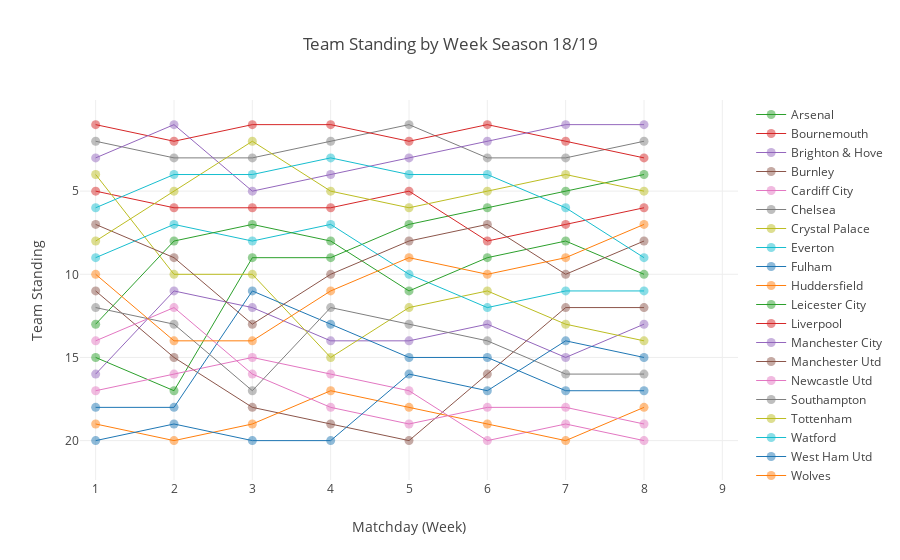

Notebook code for this chart:
### Code cell
teams = sorted(set(matchday['Team']))
additional_trace = go.Scatter(x=[15], y=[21], marker=dict(color='white'), showlegend=False, hoverinfo='none')
additional_trace2 = go.Scatter(x=[15], y=[0.9], marker=dict(color='white'), showlegend=False, hoverinfo='none')

data = [additional_trace, additional_trace2]
for team in teams:
    team_data = dict(
            x = matchday.loc[matchday['Team'] == team, 'Matchday'],
            y = matchday.loc[matchday['Team'] == team, 'Rank'],
            name = team,
            mode = 'lines+markers',
            text = matchday.loc[matchday['Team'] == team, 'Team'] + '<br>' +
                'Rank: ' + matchday.loc[matchday['Team'] == team, 'Rank'].apply(str),
            marker = dict(
                    size = 9,
                    opacity = 0.5),
            line = dict(width=1.0),
            type = 'scatter',
            hoverinfo = 'text',
        )
    data.append(team_data)

    
layout = go.Layout(
    title = 'Team Standing by Week Season 18/19',
    yaxis = dict(
        title ='Team Standing',
        range = [0.5, 20.5],
        autorange = 'reversed',
        zeroline = False,
        tickvals = [5, 10, 15, 20]
    ),
    xaxis = dict(
        title = 'Matchday (Week)',
        range = [.8, 9.2],
        
    ),
    hovermode = 'closest',
    legend = dict(traceorder = 'grouped')

)

fig = go.Figure(data = data, layout = layout)
iplot(fig)

### Figure 1 — Plotly figure (JSON) as saved in the notebook; plotly's stock layout.template omitted (floating-point values rounded to 4 significant figures)
{"data": [{"hoverinfo": "none", "marker": {"color": "white"}, "showlegend": false, "type": "scatter", "uid": "688c73ae-d4cf-11e8-ba78-acde48001122", "x": [15], "y": [21]}, {"hoverinfo": "none", "marker": {"color": "white"}, "showlegend": false, "type": "scatter", "uid": "688c7502-d4cf-11e8-b89b-acde48001122", "x": [15], "y": [0.9]}, {"hoverinfo": "text", "line": {"width": 1}, "marker": {"opacity": 0.5, "size": 9}, "mode": "lines+markers", "name": "Arsenal", "text": ["Arsenal<br>Rank: 15", "Arsenal<br>Rank: 17", "Arsenal<br>Rank: 9", "Arsenal<br>Rank: 9", "Arsenal<br>Rank: 7", "Arsenal<br>Rank: 6", "Arsenal<br>Rank: 5", "Arsenal<br>Rank: 4"], "type": "scatter", "uid": "688c75b6-d4cf-11e8-a66e-acde48001122", "x": [1, 2, 3, 4, 5, 6, 7, 8], "y": [15, 17, 9, 9, 7, 6, 5, 4]}, {"hoverinfo": "text", "line": {"width": 1}, "marker": {"opacity": 0.5, "size": 9}, "mode": "lines+markers", "name": "Bournemouth", "text": ["Bournemouth<br>Rank: 5", "Bournemouth<br>Rank: 6", "Bournemouth<br>Rank: 6", "Bournemouth<br>Rank: 6", "Bournemouth<br>Rank: 5", "Bournemouth<br>Rank: 8", "Bournemouth<br>Rank: 7", "Bournemouth<br>Rank: 6"], "type": "scatter", "uid": "688c764c-d4cf-11e8-82d4-acde48001122", "x": [1, 2, 3, 4, 5, 6, 7, 8], "y": [5, 6, 6, 6, 5, 8, 7, 6]}, {"hoverinfo": "text", "line": {"width": 1}, "marker": {"opacity": 0.5, "size": 9}, "mode": "lines+markers", "name": "Brighton & Hove", "text": ["Brighton & Hove<br>Rank: 16", "Brighton & Hove<br>Rank: 11", "Brighton & Hove<br>Rank: 12", "Brighton & Hove<br>Rank: 14", "Brighton & Hove<br>Rank: 14", "Brighton & Hove<br>Rank: 13", "Brighton & Hove<br>Rank: 15", "Brighton & Hove<br>Rank: 13"], "type": "scatter", "uid": "688c76d8-d4cf-11e8-afe4-acde48001122", "x": [1, 2, 3, 4, 5, 6, 7, 8], "y": [16, 11, 12, 14, 14, 13, 15, 13]}, {"hoverinfo": "text", "line": {"width": 1}, "marker": {"opacity": 0.5, "size": 9}, "mode": "lines+markers", "name": "Burnley", "text": ["Burnley<br>Rank: 11", "Burnley<br>Rank: 15", "Burnley<br>Rank: 18", "Burnley<br>Rank: 19", "Burnley<br>Rank: 20", "Burnley<br>Rank: 16", "Burnley<br>Rank: 12", "Burnley<br>Rank: 12"], "type": "scatter", "uid": "688c7764-d4cf-11e8-8df2-acde48001122", "x": [1, 2, 3, 4, 5, 6, 7, 8], "y": [11, 15, 18, 19, 20, 16, 12, 12]}, {"hoverinfo": "text", "line": {"width": 1}, "marker": {"opacity": 0.5, "size": 9}, "mode": "lines+markers", "name": "Cardiff City", "text": ["Cardiff City<br>Rank: 17", "Cardiff City<br>Rank: 16", "Cardiff City<br>Rank: 15", "Cardiff City<br>Rank: 16", "Cardiff City<br>Rank: 17", "Cardiff City<br>Rank: 20", "Cardiff City<br>Rank: 19", "Cardiff City<br>Rank: 20"], "type": "scatter", "uid": "688c77e6-d4cf-11e8-a345-acde48001122", "x": [1, 2, 3, 4, 5, 6, 7, 8], "y": [17, 16, 15, 16, 17, 20, 19, 20]}, {"hoverinfo": "text", "line": {"width": 1}, "marker": {"opacity": 0.5, "size": 9}, "mode": "lines+markers", "name": "Chelsea", "text": ["Chelsea<br>Rank: 2", "Chelsea<br>Rank: 3", "Chelsea<br>Rank: 3", "Chelsea<br>Rank: 2", "Chelsea<br>Rank: 1", "Chelsea<br>Rank: 3", "Chelsea<br>Rank: 3", "Chelsea<br>Rank: 2"], "type": "scatter", "uid": "688c7868-d4cf-11e8-8be4-acde48001122", "x": [1, 2, 3, 4, 5, 6, 7, 8], "y": [2, 3, 3, 2, 1, 3, 3, 2]}, {"hoverinfo": "text", "line": {"width": 1}, "marker": {"opacity": 0.5, "size": 9}, "mode": "lines+markers", "name": "Crystal Palace", "text": ["Crystal Palace<br>Rank: 4", "Crystal Palace<br>Rank: 10", "Crystal Palace<br>Rank: 10", "Crystal Palace<br>Rank: 15", "Crystal Palace<br>Rank: 12", "Crystal Palace<br>Rank: 11", "Crystal Palace<br>Rank: 13", "Crystal Palace<br>Rank: 14"], "type": "scatter", "uid": "688c78e8-d4cf-11e8-892d-acde48001122", "x": [1, 2, 3, 4, 5, 6, 7, 8], "y": [4, 10, 10, 15, 12, 11, 13, 14]}, {"hoverinfo": "text", "line": {"width": 1}, "marker": {"opacity": 0.5, "size": 9}, "mode": "lines+markers", "name": "Everton", "text": ["Everton<br>Rank: 9", "Everton<br>Rank: 7", "Everton<br>Rank: 8", "Everton<br>Rank: 7", "Everton<br>Rank: 10", "Everton<br>Rank: 12", "Everton<br>Rank: 11", "Everton<br>Rank: 11"], "type": "scatter", "uid": "688c7976-d4cf-11e8-9d96-acde48001122", "x": [1, 2, 3, 4, 5, 6, 7, 8], "y": [9, 7, 8, 7, 10, 12, 11, 11]}, {"hoverinfo": "text", "line": {"width": 1}, "marker": {"opacity": 0.5, "size": 9}, "mode": "lines+markers", "name": "Fulham", "text": ["Fulham<br>Rank: 18", "Fulham<br>Rank: 18", "Fulham<br>Rank: 11", "Fulham<br>Rank: 13", "Fulham<br>Rank: 15", "Fulham<br>Rank: 15", "Fulham<br>Rank: 17", "Fulham<br>Rank: 17"], "type": "scatter", "uid": "688c79f8-d4cf-11e8-8ed9-acde48001122", "x": [1, 2, 3, 4, 5, 6, 7, 8], "y": [18, 18, 11, 13, 15, 15, 17, 17]}, {"hoverinfo": "text", "line": {"width": 1}, "marker": {"opacity": 0.5, "size": 9}, "mode": "lines+markers", "name": "Huddersfield", "text": ["Huddersfield<br>Rank: 19", "Huddersfield<br>Rank: 20", "Huddersfield<br>Rank: 19", "Huddersfield<br>Rank: 17", "Huddersfield<br>Rank: 18", "Huddersfield<br>Rank: 19", "Huddersfield<br>Rank: 20", "Huddersfield<br>Rank: 18"], "type": "scatter", "uid": "688c7a70-d4cf-11e8-845b-acde48001122", "x": [1, 2, 3, 4, 5, 6, 7, 8], "y": [19, 20, 19, 17, 18, 19, 20, 18]}, {"hoverinfo": "text", "line": {"width": 1}, "marker": {"opacity": 0.5, "size": 9}, "mode": "lines+markers", "name": "Leicester City", "text": ["Leicester City<br>Rank: 13", "Leicester City<br>Rank: 8", "Leicester City<br>Rank: 7", "Leicester City<br>Rank: 8", "Leicester City<br>Rank: 11", "Leicester City<br>Rank: 9", "Leicester City<br>Rank: 8", "Leicester City<br>Rank: 10"], "type": "scatter", "uid": "688c7af4-d4cf-11e8-8fc4-acde48001122", "x": [1, 2, 3, 4, 5, 6, 7, 8], "y": [13, 8, 7, 8, 11, 9, 8, 10]}, {"hoverinfo": "text", "line": {"width": 1}, "marker": {"opacity": 0.5, "size": 9}, "mode": "lines+markers", "name": "Liverpool", "text": ["Liverpool<br>Rank: 1", "Liverpool<br>Rank: 2", "Liverpool<br>Rank: 1", "Liverpool<br>Rank: 1", "Liverpool<br>Rank: 2", "Liverpool<br>Rank: 1", "Liverpool<br>Rank: 2", "Liverpool<br>Rank: 3"], "type": "scatter", "uid": "688c7b74-d4cf-11e8-9122-acde48001122", "x": [1, 2, 3, 4, 5, 6, 7, 8], "y": [1, 2, 1, 1, 2, 1, 2, 3]}, {"hoverinfo": "text", "line": {"width": 1}, "marker": {"opacity": 0.5, "size": 9}, "mode": "lines+markers", "name": "Manchester City", "text": ["Manchester City<br>Rank: 3", "Manchester City<br>Rank: 1", "Manchester City<br>Rank: 5", "Manchester City<br>Rank: 4", "Manchester City<br>Rank: 3", "Manchester City<br>Rank: 2", "Manchester City<br>Rank: 1", "Manchester City<br>Rank: 1"], "type": "scatter", "uid": "688c7bf6-d4cf-11e8-a9bd-acde48001122", "x": [1, 2, 3, 4, 5, 6, 7, 8], "y": [3, 1, 5, 4, 3, 2, 1, 1]}, {"hoverinfo": "text", "line": {"width": 1}, "marker": {"opacity": 0.5, "size": 9}, "mode": "lines+markers", "name": "Manchester Utd", "text": ["Manchester Utd<br>Rank: 7", "Manchester Utd<br>Rank: 9", "Manchester Utd<br>Rank: 13", "Manchester Utd<br>Rank: 10", "Manchester Utd<br>Rank: 8", "Manchester Utd<br>Rank: 7", "Manchester Utd<br>Rank: 10", "Manchester Utd<br>Rank: 8"], "type": "scatter", "uid": "688c7c78-d4cf-11e8-aacb-acde48001122", "x": [1, 2, 3, 4, 5, 6, 7, 8], "y": [7, 9, 13, 10, 8, 7, 10, 8]}, {"hoverinfo": "text", "line": {"width": 1}, "marker": {"opacity": 0.5, "size": 9}, "mode": "lines+markers", "name": "Newcastle Utd", "text": ["Newcastle Utd<br>Rank: 14", "Newcastle Utd<br>Rank: 12", "Newcastle Utd<br>Rank: 16", "Newcastle Utd<br>Rank: 18", "Newcastle Utd<br>Rank: 19", "Newcastle Utd<br>Rank: 18", "Newcastle Utd<br>Rank: 18", "Newcastle Utd<br>Rank: 19"], "type": "scatter", "uid": "688c7cfa-d4cf-11e8-9a22-acde48001122", "x": [1, 2, 3, 4, 5, 6, 7, 8], "y": [14, 12, 16, 18, 19, 18, 18, 19]}, {"hoverinfo": "text", "line": {"width": 1}, "marker": {"opacity": 0.5, "size": 9}, "mode": "lines+markers", "name": "Southampton", "text": ["Southampton<br>Rank: 12", "Southampton<br>Rank: 13", "Southampton<br>Rank: 17", "Southampton<br>Rank: 12", "Southampton<br>Rank: 13", "Southampton<br>Rank: 14", "Southampton<br>Rank: 16", "Southampton<br>Rank: 16"], "type": "scatter", "uid": "688c7d74-d4cf-11e8-98ed-acde48001122", "x": [1, 2, 3, 4, 5, 6, 7, 8], "y": [12, 13, 17, 12, 13, 14, 16, 16]}, {"hoverinfo": "text", "line": {"width": 1}, "marker": {"opacity": 0.5, "size": 9}, "mode": "lines+markers", "name": "Tottenham", "text": ["Tottenham<br>Rank: 8", "Tottenham<br>Rank: 5", "Tottenham<br>Rank: 2", "Tottenham<br>Rank: 5", "Tottenham<br>Rank: 6", "Tottenham<br>Rank: 5", "Tottenham<br>Rank: 4", "Tottenham<br>Rank: 5"], "type": "scatter", "uid": "688c7dfe-d4cf-11e8-af98-acde48001122", "x": [1, 2, 3, 4, 5, 6, 7, 8], "y": [8, 5, 2, 5, 6, 5, 4, 5]}, {"hoverinfo": "text", "line": {"width": 1}, "marker": {"opacity": 0.5, "size": 9}, "mode": "lines+markers", "name": "Watford", "text": ["Watford<br>Rank: 6", "Watford<br>Rank: 4", "Watford<br>Rank: 4", "Watford<br>Rank: 3", "Watford<br>Rank: 4", "Watford<br>Rank: 4", "Watford<br>Rank: 6", "Watford<br>Rank: 9"], "type": "scatter", "uid": "688c7e80-d4cf-11e8-9c42-acde48001122", "x": [1, 2, 3, 4, 5, 6, 7, 8], "y": [6, 4, 4, 3, 4, 4, 6, 9]}, {"hoverinfo": "text", "line": {"width": 1}, "marker": {"opacity": 0.5, "size": 9}, "mode": "lines+markers", "name": "West Ham Utd", "text": ["West Ham Utd<br>Rank: 20", "West Ham Utd<br>Rank: 19", "West Ham Utd<br>Rank: 20", "West Ham Utd<br>Rank: 20", "West Ham Utd<br>Rank: 16", "West Ham Utd<br>Rank: 17", "West Ham Utd<br>Rank: 14", "West Ham Utd<br>Rank: 15"], "type": "scatter", "uid": "688c7ef8-d4cf-11e8-a8e1-acde48001122", "x": [1, 2, 3, 4, 5, 6, 7, 8], "y": [20, 19, 20, 20, 16, 17, 14, 15]}, {"hoverinfo": "text", "line": {"width": 1}, "marker": {"opacity": 0.5, "size": 9}, "mode": "lines+markers", "name": "Wolves", "text": ["Wolves<br>Rank: 10", "Wolves<br>Rank: 14", "Wolves<br>Rank: 14", "Wolves<br>Rank: 11", "Wolves<br>Rank: 9", "Wolves<br>Rank: 10", "Wolves<br>Rank: 9", "Wolves<br>Rank: 7"], "type": "scatter", "uid": "688c7f70-d4cf-11e8-a339-acde48001122", "x": [1, 2, 3, 4, 5, 6, 7, 8], "y": [10, 14, 14, 11, 9, 10, 9, 7]}], "layout": {"hovermode": "closest", "legend": {"traceorder": "grouped"}, "title": "Team Standing by Week Season 18/19", "xaxis": {"range": [0.8, 9.2], "title": "Matchday (Week)"}, "yaxis": {"autorange": "reversed", "range": [0.5, 20.5], "tickvals": [5, 10, 15, 20], "title": "Team Standing", "zeroline": false}}}
